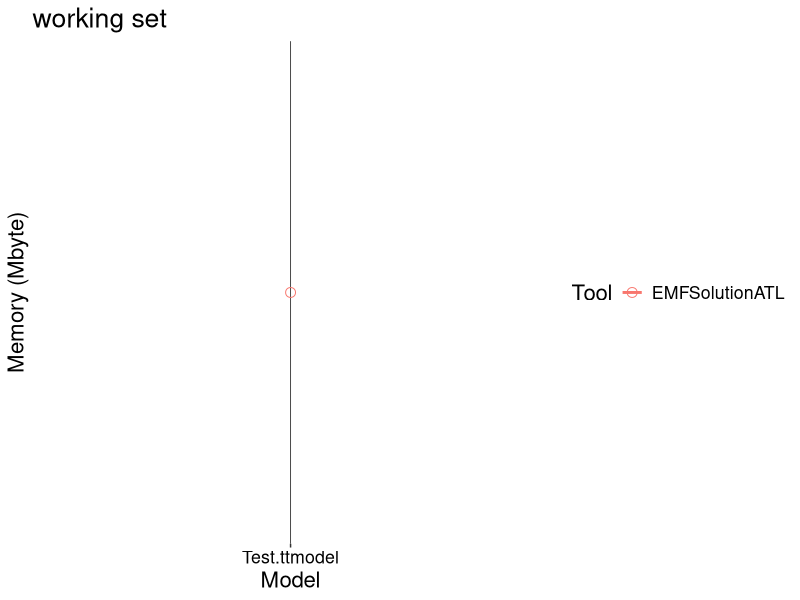

This chart was generated by the following R code:
library("ggplot2")
library("plyr")

results <- read.csv2("../output/output.csv", row.names = NULL)

testset = ddply(results, c("Tool", "RunIndex", "Model"), MetricValue=max(MetricValue))
testset = ddply(testset, c("Tool", "Model"), summarize, Memory=mean(MetricValue)/(1024*1024))

pointSize = 3
lineSize = 1

bwTheme <- theme(text=element_text(family="Helvetica", size=16),
                 panel.background = element_rect(fill="#FFFFFF"),
                 legend.direction="horizontal",
                 panel.grid.major = element_line(size=0.3, colour="#333333"),
                 panel.grid.minor = element_line(size=0.15, colour="#CCCCCC"),
                 axis.text.x = element_text(colour="black"),
                 axis.text.y = element_text(colour="black"),
                 legend.position="right")
  
  data = testset
  
  sizes <- unique(data$Model)
  minValue <- min(data$Memory)
  maxValue <- max(data$Memory)

plot <- ggplot(data, aes_string(x="Model",y="Memory"))
plot <- plot + geom_line(aes_string(group="Tool",colour="Tool"),size=lineSize)
plot <- plot + geom_point(aes_string(shape="Tool", colour="Tool"), size=pointSize)
plot <- plot + scale_shape_manual(values=1:15) + ylab("Memory (Mbyte)")
plot <- plot + xlab("Model")
plot <- plot + bwTheme
plot <- plot + scale_x_discrete()
plot <- plot + scale_y_log10(breaks = 10^seq(round(log10(minValue)), round(log10(maxValue)), by=1), 
                             labels = 10^seq(round(log10(minValue)), round(log10(maxValue)), by=1))
plot <- plot + ggtitle("working set")

ggsave(plot, filename="../diagrams/memory.pdf", width=7, height=4, dpi=192)